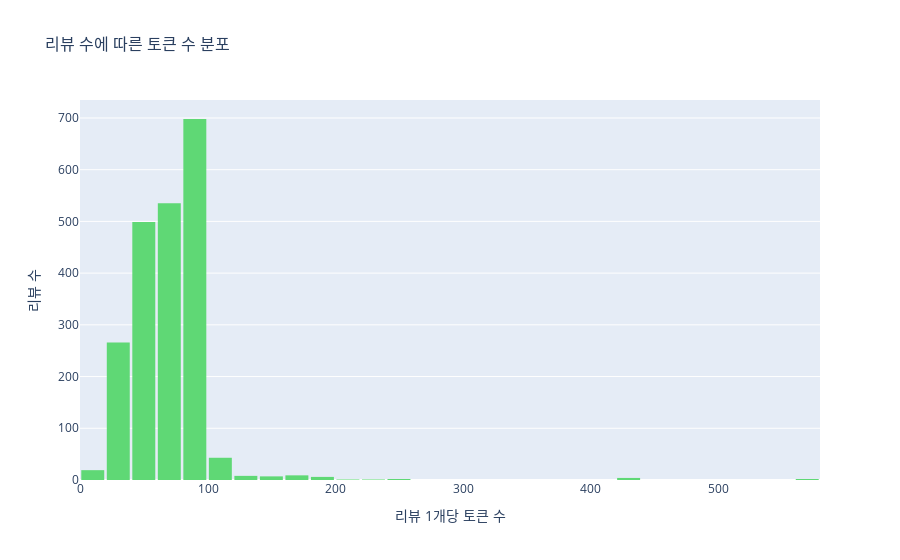

The code cell stored with this chart in its notebook:
### Code cell
import plotly.express as px

# 1. 토큰 수 계산 (한 리뷰당 단어 수)
df['token_count'] = df['review'].astype(str).apply(lambda x: len(x.split()))

# 2. plotly로 개수 기반 히스토그램
fig = px.histogram(
    df,
    x='token_count',
    nbins=30,  # bin 수 조정 가능
    title="리뷰 수에 따른 토큰 수 분포 ",
    labels={"token_count": "리뷰의 토큰 수", "count": "리뷰 수"},
    color_discrete_sequence=["#5FD875"]
)

# 3. 세부 설정
fig.update_layout(
    bargap=0.1,
    xaxis_title="리뷰 1개당 토큰 수",
    yaxis_title="리뷰 수 ",
    title_font_size=16
)

fig.show()

### Figure 1 — Plotly figure (JSON) as saved in the notebook; plotly's stock layout.template omitted (floating-point values rounded to 4 significant figures; data arrays with more than 128 entries replaced by an {"elided": "..."} marker saying what was removed)
{"data": [{"alignmentgroup": "True", "bingroup": "x", "hovertemplate": "리뷰의 토큰 수=%{x}<br>count=%{y}<extra></extra>", "legendgroup": "", "marker": {"color": "#5FD875", "pattern": {"shape": ""}}, "name": "", "nbinsx": 30, "offsetgroup": "", "orientation": "v", "showlegend": false, "type": "histogram", "x": {"elided": "2100 int values"}, "xaxis": "x", "yaxis": "y"}], "layout": {"bargap": 0.1, "barmode": "relative", "legend": {"tracegroupgap": 0}, "title": {"font": {"size": 16}, "text": "리뷰 수에 따른 토큰 수 분포 "}, "xaxis": {"anchor": "y", "domain": [0, 1], "title": {"text": "리뷰 1개당 토큰 수"}}, "yaxis": {"anchor": "x", "domain": [0, 1], "title": {"text": "리뷰 수 "}}}}
